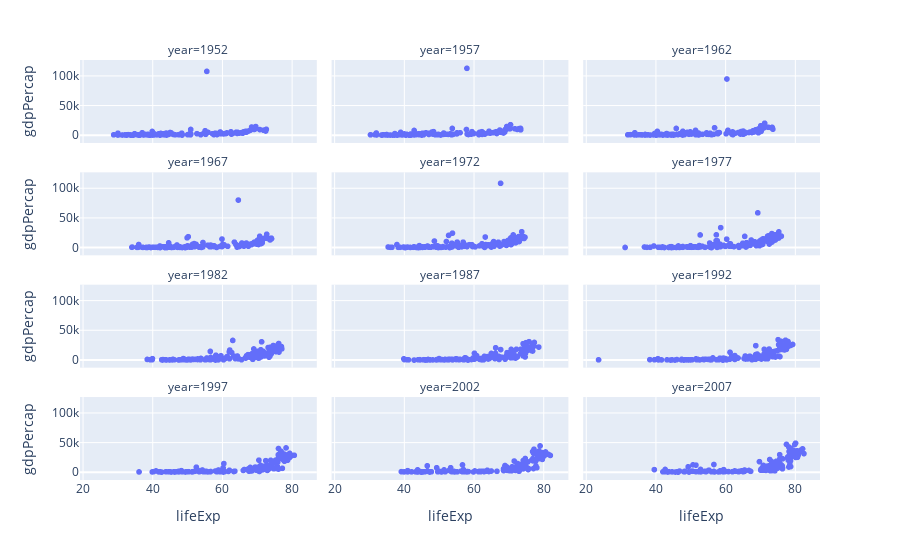

The notebook cell this image was saved under:
### Code cell
temp_df = gap[gap['country'] == 'india']
px.scatter(gap,x ='lifeExp', y='gdpPercap',facet_col='year',facet_col_wrap=3)

### Figure 1 — Plotly figure (JSON) as saved in the notebook; plotly's stock layout.template omitted (floating-point values rounded to 4 significant figures; data arrays with more than 128 entries replaced by an {"elided": "..."} marker saying what was removed)
{"data": [{"hovertemplate": "year=1952<br>lifeExp=%{x}<br>gdpPercap=%{y}<extra></extra>", "legendgroup": "", "marker": {"color": "#636efa", "symbol": "circle"}, "mode": "markers", "name": "", "showlegend": false, "type": "scattergl", "x": {"elided": "142 float values"}, "xaxis": "x10", "y": {"elided": "142 float values"}, "yaxis": "y10"}, {"hovertemplate": "year=1957<br>lifeExp=%{x}<br>gdpPercap=%{y}<extra></extra>", "legendgroup": "", "marker": {"color": "#636efa", "symbol": "circle"}, "mode": "markers", "name": "", "showlegend": false, "type": "scattergl", "x": {"elided": "142 float values"}, "xaxis": "x11", "y": {"elided": "142 float values"}, "yaxis": "y11"}, {"hovertemplate": "year=1962<br>lifeExp=%{x}<br>gdpPercap=%{y}<extra></extra>", "legendgroup": "", "marker": {"color": "#636efa", "symbol": "circle"}, "mode": "markers", "name": "", "showlegend": false, "type": "scattergl", "x": {"elided": "142 float values"}, "xaxis": "x12", "y": {"elided": "142 float values"}, "yaxis": "y12"}, {"hovertemplate": "year=1967<br>lifeExp=%{x}<br>gdpPercap=%{y}<extra></extra>", "legendgroup": "", "marker": {"color": "#636efa", "symbol": "circle"}, "mode": "markers", "name": "", "showlegend": false, "type": "scattergl", "x": {"elided": "142 float values"}, "xaxis": "x7", "y": {"elided": "142 float values"}, "yaxis": "y7"}, {"hovertemplate": "year=1972<br>lifeExp=%{x}<br>gdpPercap=%{y}<extra></extra>", "legendgroup": "", "marker": {"color": "#636efa", "symbol": "circle"}, "mode": "markers", "name": "", "showlegend": false, "type": "scattergl", "x": {"elided": "142 float values"}, "xaxis": "x8", "y": {"elided": "142 float values"}, "yaxis": "y8"}, {"hovertemplate": "year=1977<br>lifeExp=%{x}<br>gdpPercap=%{y}<extra></extra>", "legendgroup": "", "marker": {"color": "#636efa", "symbol": "circle"}, "mode": "markers", "name": "", "showlegend": false, "type": "scattergl", "x": {"elided": "142 float values"}, "xaxis": "x9", "y": {"elided": "142 float values"}, "yaxis": "y9"}, {"hovertemplate": "year=1982<br>lifeExp=%{x}<br>gdpPercap=%{y}<extra></extra>", "legendgroup": "", "marker": {"color": "#636efa", "symbol": "circle"}, "mode": "markers", "name": "", "showlegend": false, "type": "scattergl", "x": {"elided": "142 float values"}, "xaxis": "x4", "y": {"elided": "142 float values"}, "yaxis": "y4"}, {"hovertemplate": "year=1987<br>lifeExp=%{x}<br>gdpPercap=%{y}<extra></extra>", "legendgroup": "", "marker": {"color": "#636efa", "symbol": "circle"}, "mode": "markers", "name": "", "showlegend": false, "type": "scattergl", "x": {"elided": "142 float values"}, "xaxis": "x5", "y": {"elided": "142 float values"}, "yaxis": "y5"}, {"hovertemplate": "year=1992<br>lifeExp=%{x}<br>gdpPercap=%{y}<extra></extra>", "legendgroup": "", "marker": {"color": "#636efa", "symbol": "circle"}, "mode": "markers", "name": "", "showlegend": false, "type": "scattergl", "x": {"elided": "142 float values"}, "xaxis": "x6", "y": {"elided": "142 float values"}, "yaxis": "y6"}, {"hovertemplate": "year=1997<br>lifeExp=%{x}<br>gdpPercap=%{y}<extra></extra>", "legendgroup": "", "marker": {"color": "#636efa", "symbol": "circle"}, "mode": "markers", "name": "", "showlegend": false, "type": "scattergl", "x": {"elided": "142 float values"}, "xaxis": "x", "y": {"elided": "142 float values"}, "yaxis": "y"}, {"hovertemplate": "year=2002<br>lifeExp=%{x}<br>gdpPercap=%{y}<extra></extra>", "legendgroup": "", "marker": {"color": "#636efa", "symbol": "circle"}, "mode": "markers", "name": "", "showlegend": false, "type": "scattergl", "x": {"elided": "142 float values"}, "xaxis": "x2", "y": {"elided": "142 float values"}, "yaxis": "y2"}, {"hovertemplate": "year=2007<br>lifeExp=%{x}<br>gdpPercap=%{y}<extra></extra>", "legendgroup": "", "marker": {"color": "#636efa", "symbol": "circle"}, "mode": "markers", "name": "", "showlegend": false, "type": "scattergl", "x": {"elided": "142 float values"}, "xaxis": "x3", "y": {"elided": "142 float values"}, "yaxis": "y3"}], "layout": {"annotations": [{"font": {}, "showarrow": false, "text": "year=1997", "x": 0.16, "xanchor": "center", "xref": "paper", "y": 0.1975, "yanchor": "bottom", "yref": "paper"}, {"font": {}, "showarrow": false, "text": "year=2002", "x": 0.5, "xanchor": "center", "xref": "paper", "y": 0.1975, "yanchor": "bottom", "yref": "paper"}, {"font": {}, "showarrow": false, "text": "year=2007", "x": 0.84, "xanchor": "center", "xref": "paper", "y": 0.1975, "yanchor": "bottom", "yref": "paper"}, {"font": {}, "showarrow": false, "text": "year=1982", "x": 0.16, "xanchor": "center", "xref": "paper", "y": 0.465, "yanchor": "bottom", "yref": "paper"}, {"font": {}, "showarrow": false, "text": "year=1987", "x": 0.5, "xanchor": "center", "xref": "paper", "y": 0.465, "yanchor": "bottom", "yref": "paper"}, {"font": {}, "showarrow": false, "text": "year=1992", "x": 0.84, "xanchor": "center", "xref": "paper", "y": 0.465, "yanchor": "bottom", "yref": "paper"}, {"font": {}, "showarrow": false, "text": "year=1967", "x": 0.16, "xanchor": "center", "xref": "paper", "y": 0.7325, "yanchor": "bottom", "yref": "paper"}, {"font": {}, "showarrow": false, "text": "year=1972", "x": 0.5, "xanchor": "center", "xref": "paper", "y": 0.7325, "yanchor": "bottom", "yref": "paper"}, {"font": {}, "showarrow": false, "text": "year=1977", "x": 0.84, "xanchor": "center", "xref": "paper", "y": 0.7325, "yanchor": "bottom", "yref": "paper"}, {"font": {}, "showarrow": false, "text": "year=1952", "x": 0.16, "xanchor": "center", "xref": "paper", "y": 1, "yanchor": "bottom", "yref": "paper"}, {"font": {}, "showarrow": false, "text": "year=1957", "x": 0.5, "xanchor": "center", "xref": "paper", "y": 1, "yanchor": "bottom", "yref": "paper"}, {"font": {}, "showarrow": false, "text": "year=1962", "x": 0.84, "xanchor": "center", "xref": "paper", "y": 1, "yanchor": "bottom", "yref": "paper"}], "legend": {"tracegroupgap": 0}, "margin": {"t": 60}, "xaxis": {"anchor": "y", "domain": [0, 0.32], "title": {"text": "lifeExp"}}, "xaxis10": {"anchor": "y10", "domain": [0, 0.32], "matches": "x", "showticklabels": false}, "xaxis11": {"anchor": "y11", "domain": [0.34, 0.66], "matches": "x", "showticklabels": false}, "xaxis12": {"anchor": "y12", "domain": [0.68, 1.0], "matches": "x", "showticklabels": false}, "xaxis2": {"anchor": "y2", "domain": [0.34, 0.66], "matches": "x", "title": {"text": "lifeExp"}}, "xaxis3": {"anchor": "y3", "domain": [0.68, 1.0], "matches": "x", "title": {"text": "lifeExp"}}, "xaxis4": {"anchor": "y4", "domain": [0, 0.32], "matches": "x", "showticklabels": false}, "xaxis5": {"anchor": "y5", "domain": [0.34, 0.66], "matches": "x", "showticklabels": false}, "xaxis6": {"anchor": "y6", "domain": [0.68, 1.0], "matches": "x", "showticklabels": false}, "xaxis7": {"anchor": "y7", "domain": [0, 0.32], "matches": "x", "showticklabels": false}, "xaxis8": {"anchor": "y8", "domain": [0.34, 0.66], "matches": "x", "showticklabels": false}, "xaxis9": {"anchor": "y9", "domain": [0.68, 1.0], "matches": "x", "showticklabels": false}, "yaxis": {"anchor": "x", "domain": [0, 0.1975], "title": {"text": "gdpPercap"}}, "yaxis10": {"anchor": "x10", "domain": [0.8025, 1], "matches": "y", "title": {"text": "gdpPercap"}}, "yaxis11": {"anchor": "x11", "domain": [0.8025, 1], "matches": "y", "showticklabels": false}, "yaxis12": {"anchor": "x12", "domain": [0.8025, 1], "matches": "y", "showticklabels": false}, "yaxis2": {"anchor": "x2", "domain": [0, 0.1975], "matches": "y", "showticklabels": false}, "yaxis3": {"anchor": "x3", "domain": [0, 0.1975], "matches": "y", "showticklabels": false}, "yaxis4": {"anchor": "x4", "domain": [0.2675, 0.465], "matches": "y", "title": {"text": "gdpPercap"}}, "yaxis5": {"anchor": "x5", "domain": [0.2675, 0.465], "matches": "y", "showticklabels": false}, "yaxis6": {"anchor": "x6", "domain": [0.2675, 0.465], "matches": "y", "showticklabels": false}, "yaxis7": {"anchor": "x7", "domain": [0.535, 0.7325], "matches": "y", "title": {"text": "gdpPercap"}}, "yaxis8": {"anchor": "x8", "domain": [0.535, 0.7325], "matches": "y", "showticklabels": false}, "yaxis9": {"anchor": "x9", "domain": [0.535, 0.7325], "matches": "y", "showticklabels": false}}}
